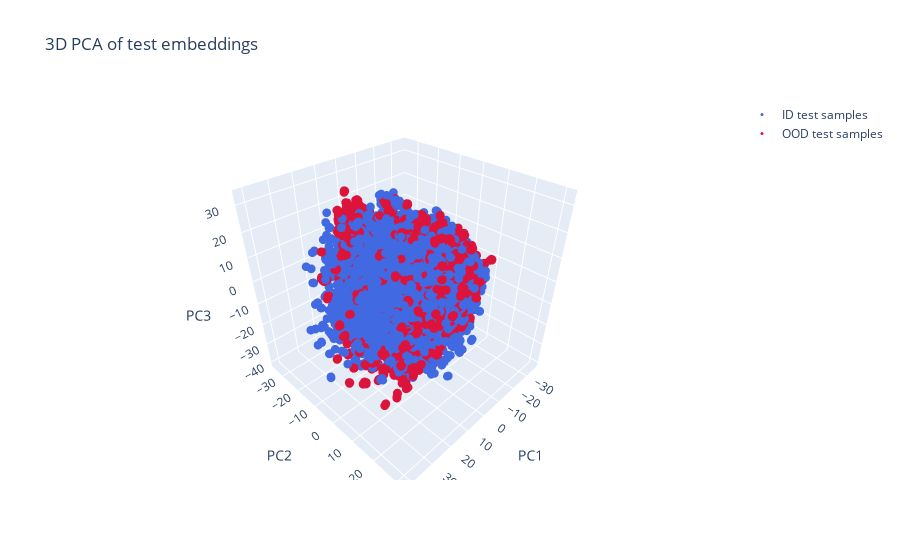

The notebook cell saved with this chart:
### Markdown cell above
### Visualisation

### Code cell
# Plot PCA, t-SNE and UMAP of unclassified samples  
# -----------------------------------
from src.analysis.visualization import plot_dim_reduction_3d_embeddings

pca_config = {'n_components': 3}
tsne_config = {'n_components': 3, 'perplexity': 50}
umap_config = {'n_components': 3, 'n_neighbors': 15, 'min_dist': 0.1}

# --- PCA only ---
_ = plot_dim_reduction_3d_embeddings(
    id_test_embeddings=id_test_embeddings, 
    od_test_embeddings=od_test_embeddings, 
    labels_id=None, 
    labels_ood=None,
    pca_config=pca_config
)

# --- t-SNE only ---
'''
_ = plot_dim_reduction_3d_embeddings(
    id_test_embeddings=id_test_embeddings, 
    od_test_embeddings=od_test_embeddings, 
    labels_id=None, 
    labels_ood=None,
    tsne_config=tsne_config
)

# --- UMAP only ---
_ = plot_dim_reduction_3d_embeddings(
    id_test_embeddings=id_test_embeddings, 
    od_test_embeddings=od_test_embeddings, 
    labels_id=None, 
    labels_ood=None,
    umap_config=umap_config
)
'''

### Figure 1 — Plotly figure (JSON) as saved in the notebook; plotly's stock layout.template omitted (floating-point values rounded to 4 significant figures; data arrays with more than 128 entries replaced by an {"elided": "..."} marker saying what was removed)
{"data": [{"marker": {"color": "royalblue", "size": 3}, "mode": "markers", "name": "ID test samples", "type": "scatter3d", "x": {"elided": "8760 float values"}, "y": {"elided": "8760 float values"}, "z": {"elided": "8760 float values"}}, {"marker": {"color": "crimson", "size": 3}, "mode": "markers", "name": "OOD test samples", "type": "scatter3d", "x": {"elided": "8760 float values"}, "y": {"elided": "8760 float values"}, "z": {"elided": "8760 float values"}}], "layout": {"legend": {"font": {"size": 12}}, "scene": {"aspectmode": "cube", "xaxis": {"title": {"text": "PC1"}}, "yaxis": {"title": {"text": "PC2"}}, "zaxis": {"title": {"text": "PC3"}}}, "title": {"text": "3D PCA of test embeddings"}}}
